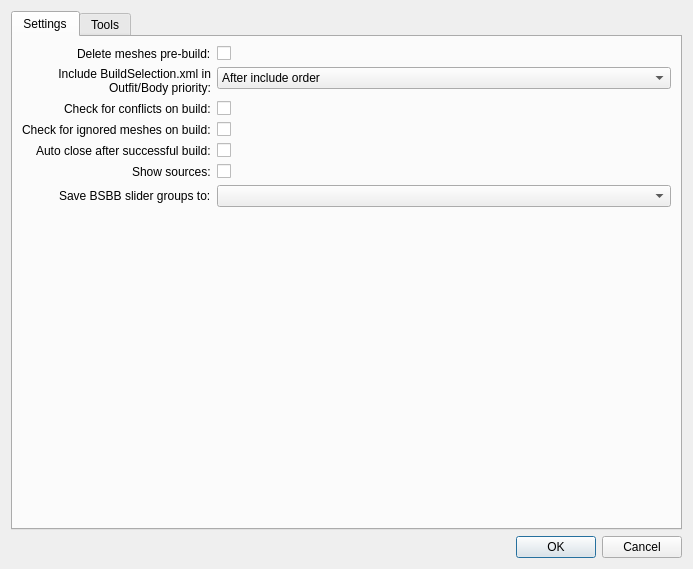
<?xml version="1.0" encoding="UTF-8"?>
<ui version="4.0">
 <class>Settings</class>
 <widget class="QDialog" name="Settings">
  <property name="geometry">
   <rect>
    <x>0</x>
    <y>0</y>
    <width>693</width>
    <height>569</height>
   </rect>
  </property>
  <property name="windowTitle">
   <string>BSBB - Settings</string>
  </property>
  <property name="modal">
   <bool>true</bool>
  </property>
  <layout class="QVBoxLayout" name="verticalLayout">
   <item>
    <widget class="QTabWidget" name="tabWidget">
     <property name="currentIndex">
      <number>0</number>
     </property>
     <widget class="QWidget" name="settingsTab">
      <attribute name="title">
       <string>Settings</string>
      </attribute>
      <layout class="QVBoxLayout" name="verticalLayout_2">
       <item>
        <layout class="QFormLayout" name="formLayout">
         <property name="rowWrapPolicy">
          <enum>QFormLayout::WrapLongRows</enum>
         </property>
         <property name="labelAlignment">
          <set>Qt::AlignRight|Qt::AlignTrailing|Qt::AlignVCenter</set>
         </property>
         <property name="formAlignment">
          <set>Qt::AlignLeading|Qt::AlignLeft|Qt::AlignTop</set>
         </property>
         <item row="2" column="0">
          <widget class="QLabel" name="checkForConflictsOnBuildLabel">
           <property name="text">
            <string>Check for conflicts on build:</string>
           </property>
          </widget>
         </item>
         <item row="2" column="1">
          <widget class="QCheckBox" name="onBuildCheckConflictsCheckBox">
           <property name="toolTip">
            <string>Will leave it to BodySlider to randomly pick which slider set to use</string>
           </property>
          </widget>
         </item>
         <item row="3" column="0">
          <widget class="QLabel" name="checkForIgnoredMeshesOnBuildLabel">
           <property name="text">
            <string>Check for ignored meshes on build:</string>
           </property>
          </widget>
         </item>
         <item row="3" column="1">
          <widget class="QCheckBox" name="onBuildCheckIgnoredCheckBox">
           <property name="toolTip">
            <string>These are mesh outputs that slider sets exist for but none of your builds cover</string>
           </property>
          </widget>
         </item>
         <item row="4" column="0">
          <widget class="QLabel" name="autoCloseAfterSucessfulBuildLabel">
           <property name="text">
            <string>Auto close after successful build:</string>
           </property>
          </widget>
         </item>
         <item row="4" column="1">
          <widget class="QCheckBox" name="autoCloseCheckBox"/>
         </item>
         <item row="5" column="0">
          <widget class="QLabel" name="showSourcesLabel">
           <property name="text">
            <string>Show sources:</string>
           </property>
          </widget>
         </item>
         <item row="5" column="1">
          <widget class="QCheckBox" name="showSourcesCheckBox"/>
         </item>
         <item row="6" column="0">
          <widget class="QLabel" name="saveBSBBSliderGroupsToLabel">
           <property name="text">
            <string>Save BSBB slider groups to:</string>
           </property>
          </widget>
         </item>
         <item row="6" column="1">
          <widget class="QComboBox" name="outputComboBox"/>
         </item>
         <item row="0" column="0">
          <widget class="QLabel" name="deleteMeshesPreBuildLabel">
           <property name="text">
            <string>Delete meshes pre-build:</string>
           </property>
          </widget>
         </item>
         <item row="0" column="1">
          <widget class="QCheckBox" name="deleteMeshesCheckBox">
           <property name="toolTip">
            <string>Well delete the meshes folder from output mods prior to build</string>
           </property>
          </widget>
         </item>
         <item row="1" column="0">
          <widget class="QLabel" name="priorityLabel">
           <property name="sizePolicy">
            <sizepolicy hsizetype="Maximum" vsizetype="Preferred">
             <horstretch>0</horstretch>
             <verstretch>0</verstretch>
            </sizepolicy>
           </property>
           <property name="maximumSize">
            <size>
             <width>16777215</width>
             <height>16777215</height>
            </size>
           </property>
           <property name="text">
            <string>Include BuildSelection.xml in
 Outfit/Body priority:</string>
           </property>
           <property name="alignment">
            <set>Qt::AlignRight|Qt::AlignTrailing|Qt::AlignVCenter</set>
           </property>
           <property name="wordWrap">
            <bool>false</bool>
           </property>
          </widget>
         </item>
         <item row="1" column="1">
          <widget class="QComboBox" name="priorityComboBox">
           <property name="toolTip">
            <string>BuildSelection.xml is generated by BodySlide (Tick box bottom left of screen when output has alternatives)</string>
           </property>
           <property name="currentIndex">
            <number>1</number>
           </property>
           <item>
            <property name="text">
             <string>Before include order</string>
            </property>
           </item>
           <item>
            <property name="text">
             <string>After include order</string>
            </property>
           </item>
           <item>
            <property name="text">
             <string>Never</string>
            </property>
           </item>
          </widget>
         </item>
        </layout>
       </item>
      </layout>
     </widget>
     <widget class="QWidget" name="toolsTab">
      <attribute name="title">
       <string>Tools</string>
      </attribute>
      <layout class="QVBoxLayout" name="verticalLayout_3">
       <item>
        <layout class="QGridLayout" name="gridLayout">
         <item row="0" column="1">
          <widget class="QPushButton" name="exportDataButton">
           <property name="sizePolicy">
            <sizepolicy hsizetype="Fixed" vsizetype="Fixed">
             <horstretch>0</horstretch>
             <verstretch>0</verstretch>
            </sizepolicy>
           </property>
           <property name="text">
            <string>Export Data</string>
           </property>
          </widget>
         </item>
         <item row="1" column="0">
          <widget class="QLabel" name="label_2">
           <property name="text">
            <string>Locate BodySlide Batch Builder config file</string>
           </property>
          </widget>
         </item>
         <item row="1" column="1">
          <widget class="QPushButton" name="locateButton">
           <property name="sizePolicy">
            <sizepolicy hsizetype="Ignored" vsizetype="Fixed">
             <horstretch>0</horstretch>
             <verstretch>0</verstretch>
            </sizepolicy>
           </property>
           <property name="toolTip">
            <string>Open windows explorer to config file location</string>
           </property>
           <property name="text">
            <string>Locate</string>
           </property>
           <property name="autoDefault">
            <bool>false</bool>
           </property>
          </widget>
         </item>
         <item row="0" column="0">
          <widget class="QLabel" name="label">
           <property name="text">
            <string>Export all slider sets to groups mappings</string>
           </property>
          </widget>
         </item>
         <item row="0" column="2">
          <spacer name="horizontalSpacer_2">
           <property name="orientation">
            <enum>Qt::Horizontal</enum>
           </property>
           <property name="sizeHint" stdset="0">
            <size>
             <width>40</width>
             <height>20</height>
            </size>
           </property>
          </spacer>
         </item>
        </layout>
       </item>
       <item>
        <spacer name="verticalSpacer">
         <property name="orientation">
          <enum>Qt::Vertical</enum>
         </property>
         <property name="sizeHint" stdset="0">
          <size>
           <width>20</width>
           <height>40</height>
          </size>
         </property>
        </spacer>
       </item>
      </layout>
     </widget>
    </widget>
   </item>
   <item>
    <layout class="QHBoxLayout" name="horizontalLayout">
     <item>
      <spacer name="horizontalSpacer">
       <property name="orientation">
        <enum>Qt::Horizontal</enum>
       </property>
       <property name="sizeHint" stdset="0">
        <size>
         <width>40</width>
         <height>20</height>
        </size>
       </property>
      </spacer>
     </item>
     <item>
      <widget class="QDialogButtonBox" name="buttonBox">
       <property name="sizePolicy">
        <sizepolicy hsizetype="Fixed" vsizetype="Fixed">
         <horstretch>0</horstretch>
         <verstretch>0</verstretch>
        </sizepolicy>
       </property>
       <property name="standardButtons">
        <set>QDialogButtonBox::Cancel|QDialogButtonBox::Ok</set>
       </property>
      </widget>
     </item>
    </layout>
   </item>
  </layout>
 </widget>
 <resources/>
 <connections>
  <connection>
   <sender>buttonBox</sender>
   <signal>accepted()</signal>
   <receiver>Settings</receiver>
   <slot>accept()</slot>
   <hints>
    <hint type="sourcelabel">
     <x>346</x>
     <y>547</y>
    </hint>
    <hint type="destinationlabel">
     <x>346</x>
     <y>284</y>
    </hint>
   </hints>
  </connection>
  <connection>
   <sender>buttonBox</sender>
   <signal>rejected()</signal>
   <receiver>Settings</receiver>
   <slot>reject()</slot>
   <hints>
    <hint type="sourcelabel">
     <x>346</x>
     <y>547</y>
    </hint>
    <hint type="destinationlabel">
     <x>346</x>
     <y>284</y>
    </hint>
   </hints>
  </connection>
 </connections>
</ui>
